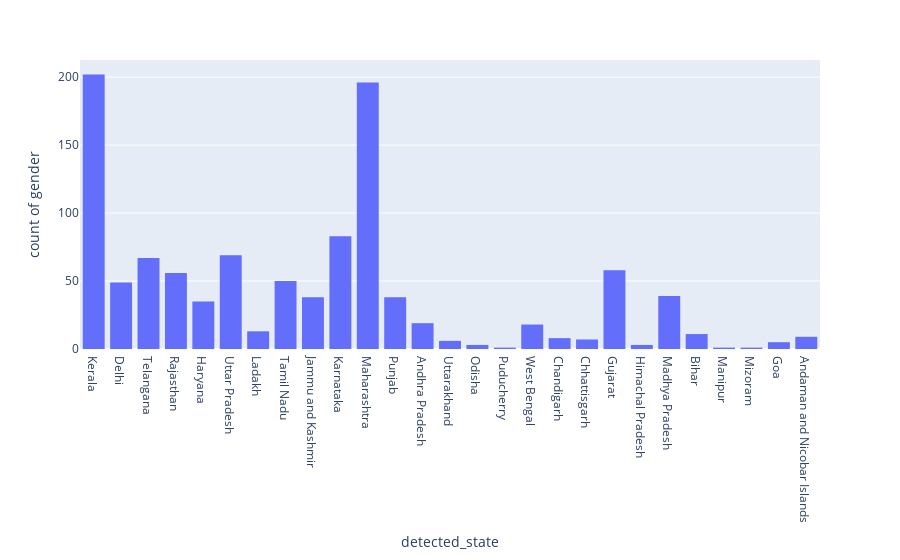

Write notebook code for a chart like this one.
### Markdown cell above
# First Visualization

### Code cell
labels=df["detected_state"]+ " " + df["gender"].map(str)
sizes=df["age"]

#visualizing through histogram
px.histogram(df,x='detected_state',y='gender')

### Figure 1 — Plotly figure (JSON) as saved in the notebook; plotly's stock layout.template omitted (floating-point values rounded to 4 significant figures; data arrays with more than 128 entries replaced by an {"elided": "..."} marker saying what was removed)
{"data": [{"alignmentgroup": "True", "bingroup": "x", "hovertemplate": "detected_state=%{x}<br>count of gender=%{y}<extra></extra>", "legendgroup": "", "marker": {"color": "#636efa"}, "name": "", "offsetgroup": "", "orientation": "v", "showlegend": false, "type": "histogram", "x": {"elided": "1304 str values"}, "xaxis": "x", "y": {"elided": "1304 str values"}, "yaxis": "y"}], "layout": {"barmode": "relative", "legend": {"tracegroupgap": 0}, "margin": {"t": 60}, "xaxis": {"anchor": "y", "domain": [0, 1], "title": {"text": "detected_state"}}, "yaxis": {"anchor": "x", "domain": [0, 1], "title": {"text": "count of gender"}}}}
